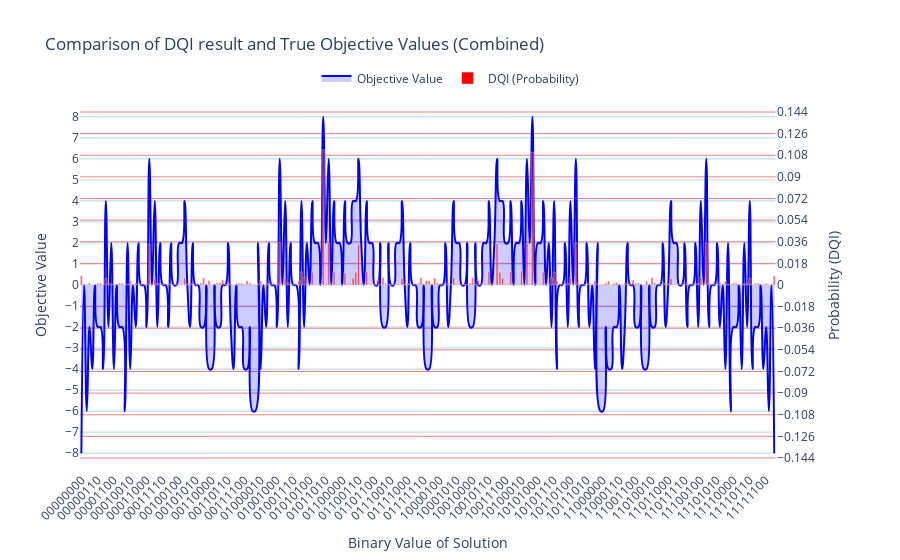

The notebook cell saved with this chart:
### Code cell
combined_counts = combine_counts(counts)
brute_force_results = brute_force_max(B, v, first_part="")
plot_results_union_plotly(
    brute_force_results, 
    combined_counts, 
    plot_name="Comparison of DQI result and True Objective Values (Combined)", 
    spline_smoothing=1.3
)

### Figure 1 — Plotly figure (JSON) as saved in the notebook; plotly's stock layout.template omitted (floating-point values rounded to 4 significant figures; data arrays with more than 128 entries replaced by an {"elided": "..."} marker saying what was removed)
{"data": [{"fill": "tozeroy", "fillcolor": "rgba(0, 0, 255, 0.2)", "line": {"color": "blue", "shape": "spline", "smoothing": 1.3}, "mode": "lines", "name": "Objective Value", "type": "scatter", "x": {"elided": "256 str values"}, "xaxis": "x", "y": {"elided": "256 int values"}, "yaxis": "y"}, {"marker": {"color": "red", "opacity": 0.6}, "name": "DQI (Probability)", "type": "bar", "x": {"elided": "256 str values"}, "xaxis": "x", "y": {"elided": "256 float values"}, "yaxis": "y2"}], "layout": {"legend": {"orientation": "h", "x": 0.5, "xanchor": "center", "y": 1.02, "yanchor": "bottom"}, "title": {"text": "Comparison of DQI result and True Objective Values (Combined)"}, "xaxis": {"anchor": "y", "domain": [0, 0.94], "tickangle": -45, "title": {"text": "Binary Value of Solution"}}, "yaxis": {"anchor": "x", "domain": [0, 1], "dtick": 1, "gridcolor": "lightblue", "range": [-8.8, 8.8], "showgrid": true, "tick0": 0, "title": {"text": "Objective Value"}}, "yaxis2": {"anchor": "x", "dtick": 0.018, "gridcolor": "lightcoral", "overlaying": "y", "range": [-0.154, 0.154], "showgrid": true, "side": "right", "tick0": 0, "title": {"text": "Probability (DQI)"}}}}
